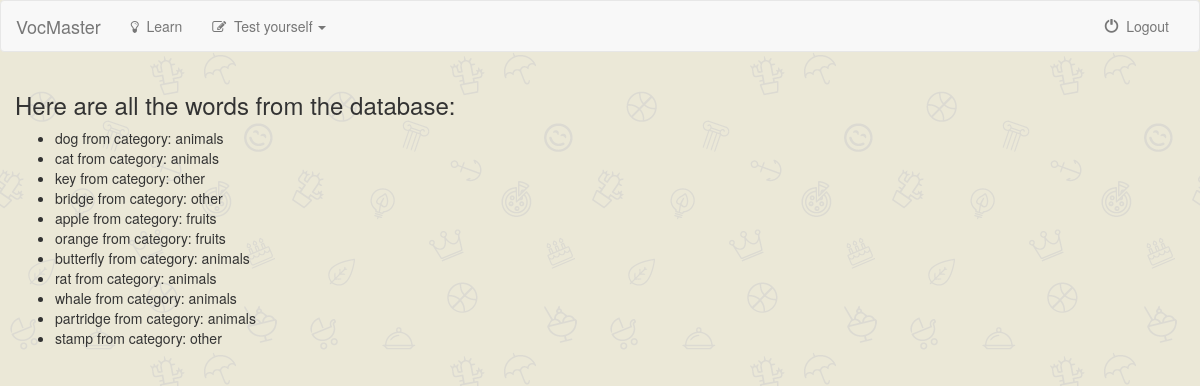
The app's page / (signed in) with its own data.
### vocabulary/models.py (models this page shows, shortened)
class Word(models.Model):
    english = models.CharField(max_length=40)
    polish = models.CharField(max_length=60)
    category = models.ForeignKey(Category, on_delete=models.CASCADE)
    description = models.CharField(max_length=300, default='')

class Category(models.Model):
    category = models.CharField(max_length=30, unique=True)
    picture = models.CharField(max_length=500, default='')
    slug = models.SlugField(max_length=30, unique=True)

### vocabulary/views.py (the view)
# urls.py: url(r'^$', views.IndexView.as_view(), name='index'),
class IndexView(generic.ListView):
    template_name = 'vocabulary/index.html'
    context_object_name = 'my_words'
    def get_queryset(self):
        return Word.objects.all()
    def get(self, request):
        if not request.user.is_authenticated():
            return render(request, 'vocabulary/index_visitor.html')
        else:
            return render(request, self.template_name, {self.context_object_name: self.get_queryset()})

### vocabulary/templates/vocabulary/index.html
{% extends 'vocabulary/base.html' %}
{% block body %}
    <div class="container-fluid">
        {% if my_words %}
        <h3>Here are all the words from the database:</h3>
        <ul>
            {% for word in my_words %}
            <li>{{ word.english }} from category: {{ word.category.category }}</li>
            {% endfor %}
        </ul>
        {% else %}
        <h3>There are no words in the database</h3>
        {% endif %}
    </div>
{% endblock %}

### vocabulary/static/vocabulary/style.css (style rules this page uses)
body { background-image: url('/static/vocabulary/pictures/giftly_background.png'); }

### records on screen
Word: english "dog", category.category "animals"
Word: english "cat", category.category "animals"
Word: english "key", category.category "other"
Word: english "bridge", category.category "other"
Word: english "apple", category.category "fruits"
Word: english "orange", category.category "fruits"
Word: english "butterfly", category.category "animals"
Word: english "rat", category.category "animals"
Word: english "whale", category.category "animals"
Word: english "partridge", category.category "animals"
Word: english "stamp", category.category "other"
